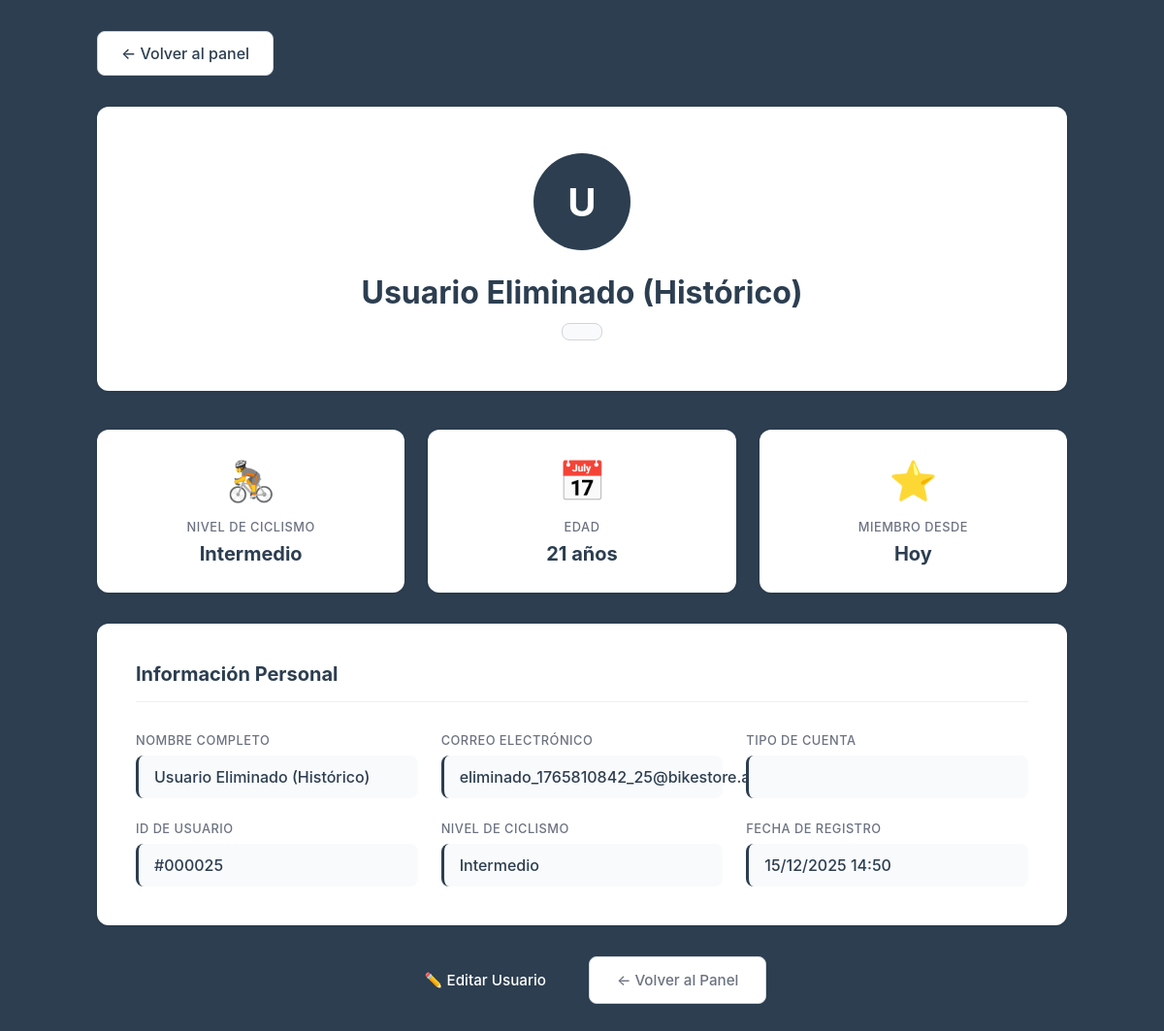
Page /bikestore/admin_ver_usuario.php?id=25 (signed in) on the committed database.
### tables this page shows
CREATE TABLE `usuarios` (
  `id` int(11) NOT NULL,
  `nombre` varchar(100) NOT NULL,
  `correo` varchar(100) NOT NULL,
  `telefono` varchar(20) DEFAULT NULL,
  `password` varchar(255) NOT NULL,
  `rol` enum('cliente','operador','admin') DEFAULT 'cliente',
  `nivel_ciclismo` enum('principiante','intermedio','avanzado') NOT NULL,
  `edad` int(11) DEFAULT NULL,
  `fecha_registro` timestamp NOT NULL DEFAULT current_timestamp(),
  `reset_token` varchar(255) DEFAULT NULL,
  `reset_token_exp` datetime DEFAULT NULL
);

### bikestore/admin_ver_usuario.php (the view, shortened to what this page needs)
<?php
include 'conexion.php';
$usuario_id = (int)$_GET['id'];
$stmt = $conn->prepare("SELECT id, nombre, correo, rol, nivel_ciclismo, edad, fecha_registro FROM usuarios WHERE id = ?");
$stmt->bind_param("i", $usuario_id);
$stmt->execute();
$resultado = $stmt->get_result();
$usuario = $resultado->fetch_assoc();
$fecha_registro = new DateTime($usuario['fecha_registro']);
$fecha_actual = new DateTime();
$tiempo_miembro = $fecha_actual->diff($fecha_registro);
$fecha_registro_formateada = $fecha_registro->format('d/m/Y H:i');
?>
<!DOCTYPE html>
<html lang="es">
<head>
</head>
<body>
    <div class="container">
        <a href="principal_admin.php" class="back-button">← Volver al panel</a>
        <div class="profile-header">
            <div class="profile-avatar">
                <?php echo strtoupper(substr($usuario['nombre'], 0, 1)); ?>
            </div>
            <h1 class="profile-name"><?php echo htmlspecialchars($usuario['nombre']); ?></h1>
            <span class="profile-role"><?php echo ucfirst($usuario['rol']); ?></span>
        </div>
        <div class="stats-card">
            <div class="stat-box">
                <div class="stat-icon">🚴</div>
                <div class="stat-label">Nivel de Ciclismo</div>
                <div class="stat-value"><?php echo ucfirst($usuario['nivel_ciclismo']); ?></div>
            </div>
            <div class="stat-box">
                <div class="stat-icon">📅</div>
                <div class="stat-label">Edad</div>
                <div class="stat-value">
                    <?php echo $usuario['edad'] ? $usuario['edad'] . ' años' : 'No especificada'; ?>
                </div>
            </div>
            <div class="stat-box">
                <div class="stat-icon">⭐</div>
                <div class="stat-label">Miembro desde</div>
                <div class="stat-value">
                    <?php
                    if ($tiempo_miembro->y > 0) {
                        echo $tiempo_miembro->y . ' año' . ($tiempo_miembro->y > 1 ? 's' : '');
                    } elseif ($tiempo_miembro->m > 0) {
                        echo $tiempo_miembro->m . ' mes' . ($tiempo_miembro->m > 1 ? 'es' : '');
                    } elseif ($tiempo_miembro->d > 0) {
                        echo $tiempo_miembro->d . ' día' . ($tiempo_miembro->d > 1 ? 's' : '');
                    } else {
                        echo 'Hoy';
                    }
                    ?>
                </div>
            </div>
        </div>
        <div class="info-card">
            <h2 class="card-title">Información Personal</h2>
            <div class="info-grid">
                <div class="info-item">
                    <span class="info-label">Nombre Completo</span>
                    <div class="info-value"><?php echo htmlspecialchars($usuario['nombre']); ?></div>
                </div>
                <div class="info-item">
                    <span class="info-label">Correo Electrónico</span>
                    <div class="info-value"><?php echo htmlspecialchars($usuario['correo']); ?></div>
                </div>
                <div class="info-item">
                    <span class="info-label">Tipo de Cuenta</span>
                    <div class="info-value">
                        <span class="badge badge-<?php echo $usuario['rol']; ?>">
                        </span>
                    </div>
                </div>
                <div class="info-item">
                    <span class="info-label">ID de Usuario</span>
                    <div class="info-value">#<?php echo str_pad($usuario['id'], 6, '0', STR_PAD_LEFT); ?></div>
                </div>
                <div class="info-item">
                    <span class="info-label">Nivel de Ciclismo</span>
                    <div class="info-value"><?php echo ucfirst($usuario['nivel_ciclismo']); ?></div>
                </div>
                <div class="info-item">
                    <span class="info-label">Fecha de Registro</span>
                    <div class="info-value"><?php echo $fecha_registro_formateada; ?></div>
                </div>
            </div>
        </div>
        <div class="action-buttons">
            <?php if ($usuario['id'] != $_SESSION['usuario_id']): ?>
                <a href="admin_editar_usuario.php?id=<?php echo $usuario['id']; ?>" class="btn btn-primary">
                    ✏️ Editar Usuario
                </a>
            <?php endif; ?>
            <a href="principal_admin.php" class="btn btn-secondary">
                ← Volver al Panel
            </a>
        </div>
    </div>
</body>
</html>

### bikestore/admin_ver_usuario.php (style rules this page uses)
* { margin: 0; padding: 0; box-sizing: border-box; }
body { font-family: -apple-system, BlinkMacSystemFont, 'Segoe UI', Roboto, Oxygen, Ubuntu, Cantarell, sans-serif; background: #2c3e50; min-height: 100vh; padding: 2rem; }
.container { max-width: 1000px; margin: 0 auto; }
.back-button { background: white; color: #2c3e50; border: 1px solid #d1d5db; padding: 0.75rem 1.5rem; border-radius: 8px; text-decoration: none; font-weight: 500; transition: all 0.2s ease; display: inline-flex; align-items: center; gap: 0.5rem; margin-bottom: 2rem; }
.profile-header { text-align: center; margin-bottom: 2.5rem; background: white; border-radius: 12px; padding: 3rem 2rem; box-shadow: 0 1px 3px rgba(0, 0, 0, 0.1); }
.profile-avatar { width: 100px; height: 100px; background: #2c3e50; color: white; border-radius: 50%; display: flex; align-items: center; justify-content: center; font-size: 2.5rem; font-weight: 700; margin: 0 auto 1.5rem; }
.profile-name { font-size: 2rem; font-weight: 700; color: #2c3e50; margin-bottom: 0.75rem; }
.profile-role { display: inline-block; padding: 0.5rem 1.25rem; background: #f9fafb; border: 1px solid #d1d5db; border-radius: 8px; color: #2c3e50; font-weight: 500; text-transform: uppercase; font-size: 0.8rem; letter-spacing: 0.5px; }
.info-card { background: white; border-radius: 12px; padding: 2.5rem; box-shadow: 0 1px 3px rgba(0, 0, 0, 0.1); margin-bottom: 2rem; animation: fadeInUp 0.4s ease-out; }
.card-title { font-size: 1.25rem; font-weight: 700; color: #2c3e50; margin-bottom: 2rem; padding-bottom: 1rem; border-bottom: 1px solid #EFEFEF; }
.info-grid { display: grid; grid-template-columns: repeat(auto-fit, minmax(250px, 1fr)); gap: 1.5rem; }
.info-item { display: flex; flex-direction: column; gap: 0.5rem; }
.info-label { font-size: 0.8rem; font-weight: 500; color: #6b7280; text-transform: uppercase; letter-spacing: 0.5px; }
.info-value { font-size: 1rem; font-weight: 500; color: #2c3e50; padding: 0.75rem 1rem; background: #f9fafb; border-radius: 8px; border-left: 3px solid #2c3e50; }
.badge { display: inline-block; padding: 0.5rem 1rem; border-radius: 8px; font-size: 0.85rem; font-weight: 500; }
.action-buttons { display: flex; gap: 1rem; justify-content: center; margin-top: 2rem; flex-wrap: wrap; }
.btn { padding: 0.875rem 1.75rem; border-radius: 8px; font-weight: 500; font-size: 0.95rem; cursor: pointer; transition: all 0.2s ease; border: none; display: inline-flex; align-items: center; gap: 0.5rem; text-decoration: none; }
.btn-primary { background: #2c3e50; color: white; }
.btn-secondary { background: white; color: #6b7280; border: 1px solid #d1d5db; }
.stats-card { display: grid; grid-template-columns: repeat(auto-fit, minmax(200px, 1fr)); gap: 1.5rem; margin-bottom: 2rem; }
.stat-box { background: white; padding: 1.75rem; border-radius: 12px; text-align: center; box-shadow: 0 1px 3px rgba(0, 0, 0, 0.1); animation: fadeInUp 0.4s ease-out; }
.stat-icon { font-size: 2.5rem; margin-bottom: 1rem; }
.stat-label { font-size: 0.8rem; color: #6b7280; font-weight: 500; text-transform: uppercase; margin-bottom: 0.5rem; letter-spacing: 0.5px; }
.stat-value { font-size: 1.25rem; font-weight: 700; color: #2c3e50; }

### rows in the picture
usuarios: nombre "U", nombre "Usuario Eliminado (Histórico)", nivel_ciclismo "Intermedio", edad "21", correo "eliminado_1765810842_25@bikestore.anonymized", id "000025", fecha_registro "15/12/2025 14:50"
